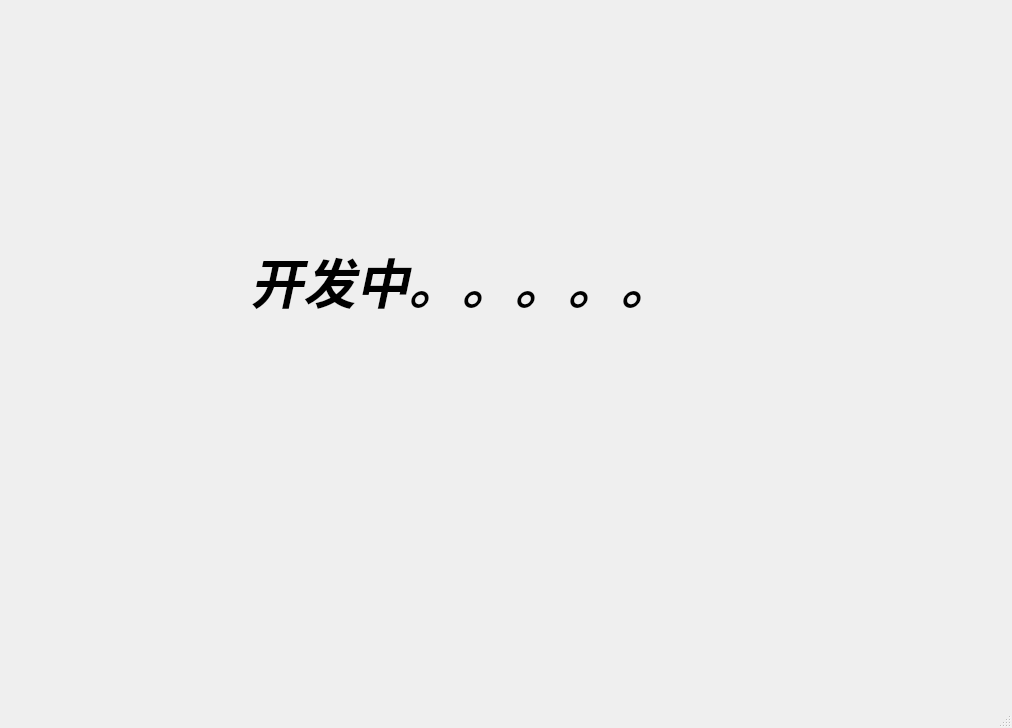
<?xml version="1.0" encoding="UTF-8"?>
<ui version="4.0">
 <class>MainWindow</class>
 <widget class="QMainWindow" name="MainWindow">
  <property name="geometry">
   <rect>
    <x>0</x>
    <y>0</y>
    <width>1012</width>
    <height>728</height>
   </rect>
  </property>
  <property name="windowTitle">
   <string>MainWindow</string>
  </property>
  <widget class="QWidget" name="centralwidget">
   <widget class="QLabel" name="label">
    <property name="geometry">
     <rect>
      <x>250</x>
      <y>110</y>
      <width>421</width>
      <height>341</height>
     </rect>
    </property>
    <property name="font">
     <font>
      <pointsize>40</pointsize>
      <weight>75</weight>
      <italic>true</italic>
      <bold>true</bold>
     </font>
    </property>
    <property name="text">
     <string>开发中。。。。。</string>
    </property>
   </widget>
  </widget>
  <widget class="QMenuBar" name="menubar">
   <property name="geometry">
    <rect>
     <x>0</x>
     <y>0</y>
     <width>1012</width>
     <height>24</height>
    </rect>
   </property>
  </widget>
  <widget class="QStatusBar" name="statusbar"/>
 </widget>
 <resources/>
 <connections/>
</ui>
